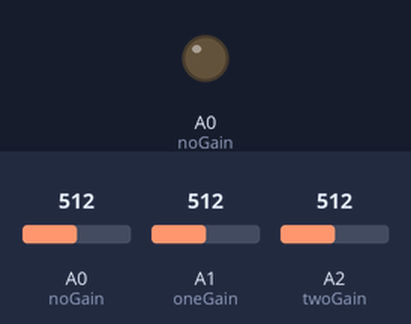
Bench run of a sketch on a simulated Arduino Zero (SAMD21). On the bench: output pins drawn as LEDs (lit = HIGH). The test bench sets the inputs (shaded band); at power-on: A0 (noGain) = 512, A1 (oneGain) = 512, A2 (twoGain) = 512 (analog values on the 0–1023 scale).

Above: at 0.1 s.
Timing chart, 0 to 1.6 s (numbered marks = the images above):
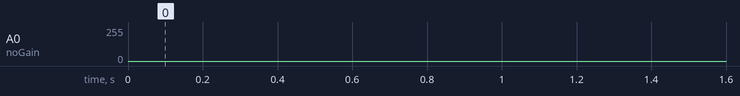

The sketch:

MSwpPckt.ino
```cpp
#define MSWP_LEN 1615

#define MSWP_POS_SYNC 0
#define MSWP_POS_COUNT 2
#define MSWP_POS_TIME 4
#define MSWP_POS_CHECKSUM 12
#define MSWP_POS_STAT 14
#define MSWP_POS_STEP 15

#define vSweep DAC0

#define noGain A0
#define oneGain A1
#define twoGain A2


void setup() {
  // put your setup code here, to run once:
  analogWriteResolution(12);
  analogReadResolution(12);

  pinMode(noGain,INPUT);
  pinMode(oneGain,INPUT);
  pinMode(twoGain,INPUT);

}

//Create Large Sweep Packet
byte MSWPPckt[MSWP_LEN];

uint8_t syncAlpha = 0x16;
uint8_t syncBravo = 0x33;
uint8_t count = 1;
uint32_t startTime;
uint32_t endTime;
uint16_t checkSum = 50;
uint8_t stats = 1;

//1: vOut  2: No Gain Stage  3: First Gain Stage  4: Second Gain Stage
uint16_t voltageStep[4];
uint16_t vOut;

void loop() {
  // put your main code here, to run repeatedly:
  //Begin up-sweep at 1.007V (1250) End at 1.974V (2450)
  vOut = 1250;
  startTime = millis();
  for(int i = 0; i < 100; i++){
    analogWrite(vSweep,vOut);
    voltageStep[0] = vOut;
    voltageStep[1] = analogRead(noGain);
    voltageStep[2] = analogRead(oneGain);
    voltageStep[3] = analogRead(twoGain);

    memcpy( &MSWPPckt[MSWP_POS_STEP + (i * 2 * 4)], &voltageStep, 2 * 4);

    //Increase Voltage Out
    vOut+=12;
  }

  //Begin down-sweep at 1.974V (2450) End at 1.007V (1250)
  for(int i = 0; i < 100; i++){
    analogWrite(vSweep,vOut);
    voltageStep[0] = vOut;
    voltageStep[1] = analogRead(noGain);
    voltageStep[2] = analogRead(oneGain);
    voltageStep[3] = analogRead(twoGain);

    memcpy( &MSWPPckt[MSWP_POS_STEP + (i * 2 * 4)], &voltageStep, 2 * 4);

    vOut-=12;
  }
  endTime = millis();

  memcpy( &MSWPPckt[MSWP_POS_SYNC], &syncAlpha, 1);
  memcpy( &MSWPPckt[MSWP_POS_SYNC + 1], &syncBravo, 1);
  memcpy( &MSWPPckt[MSWP_POS_COUNT], &count, 2);
  memcpy( &MSWPPckt[MSWP_POS_TIME], &startTime, 4);
  memcpy( &MSWPPckt[MSWP_POS_TIME + 4], &endTime, 4);
  memcpy( &MSWPPckt[MSWP_POS_CHECKSUM], &checkSum, 2);
  memcpy( &MSWPPckt[MSWP_POS_STAT], &stats, 1);

  count++;
}
```
